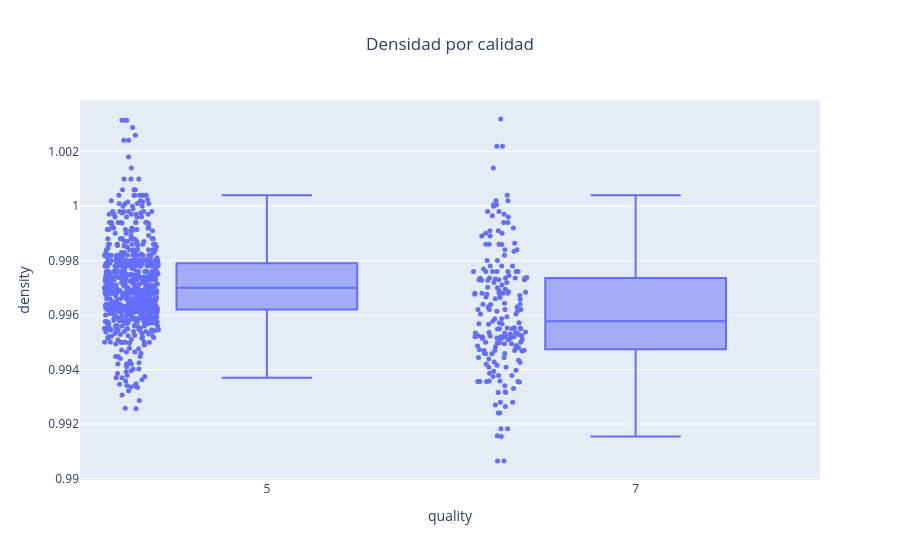

This figure's notebook cell:
### Markdown cell above
___
#### Ejercicio 1
Grafique un boxplot comparando la variable `density` para los vinos de calidad 5 y 7
___

### Code cell
wine_filtered = wine_q[wine_q['quality'].isin([5, 7])]
wine_filtered

# graficamos el alcohol por calidad usando un boxplot en plotly
import plotly.express as px

# graficamos el boxplot
fig = px.box(wine_filtered, x='quality', y='density', points='all', title='Densidad por calidad', category_orders={'quality': [5,7]})
fig.update_traces(marker=dict(size=5))
fig.update_layout(title_x=0.5)
fig.show()

### Figure 1 — Plotly figure (JSON) as saved in the notebook; plotly's stock layout.template omitted (floating-point values rounded to 4 significant figures; data arrays with more than 128 entries replaced by an {"elided": "..."} marker saying what was removed)
{"data": [{"alignmentgroup": "True", "boxpoints": "all", "hovertemplate": "quality=%{x}<br>density=%{y}<extra></extra>", "legendgroup": "", "marker": {"color": "#636efa", "size": 5}, "name": "", "notched": false, "offsetgroup": "", "orientation": "v", "showlegend": false, "type": "box", "x": {"elided": "880 int values"}, "x0": " ", "xaxis": "x", "y": {"elided": "880 float values"}, "y0": " ", "yaxis": "y"}], "layout": {"boxmode": "group", "legend": {"tracegroupgap": 0}, "title": {"text": "Densidad por calidad", "x": 0.5}, "xaxis": {"anchor": "y", "categoryarray": [5, 7], "categoryorder": "array", "domain": [0, 1], "title": {"text": "quality"}}, "yaxis": {"anchor": "x", "domain": [0, 1], "title": {"text": "density"}}}}
